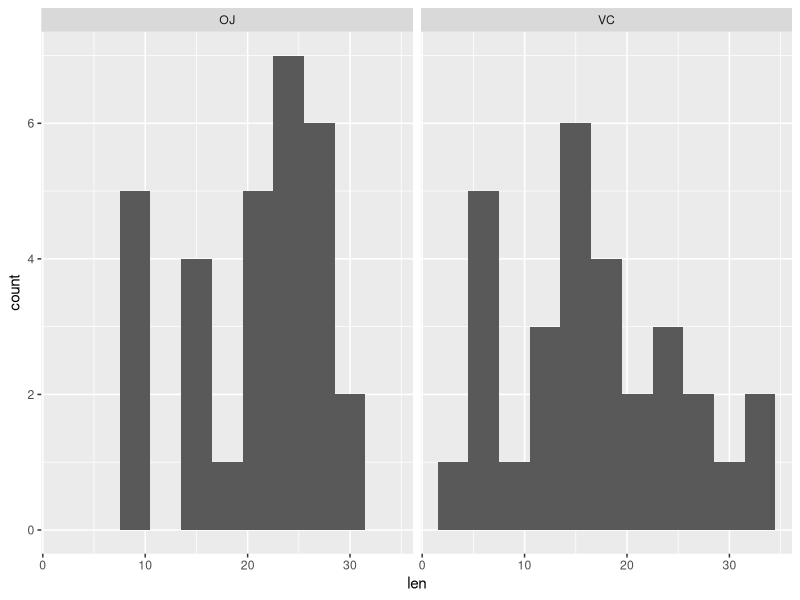
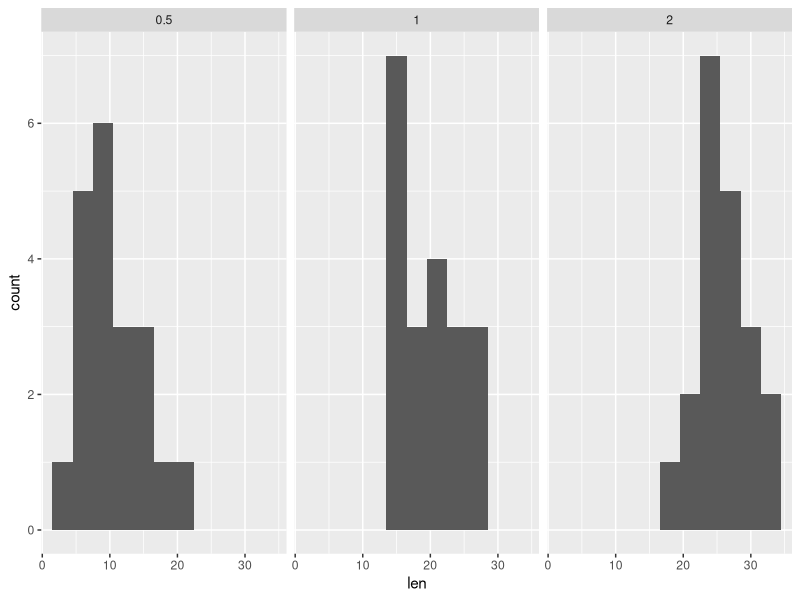

The R source for these figures, in order:
## ---- chunk 1
knitr::opts_chunk$set(echo = TRUE)
library(tidyverse)
## ---- chunk 2
data <- as_tibble(ToothGrowth) 

# Distributions of tooth length by delivery method
ggplot(data, aes(len)) + 
  geom_histogram(binwidth=3) + 
  facet_grid(.~supp)

# Distributions of tooth length by dosage
ggplot(data, aes(len)) + 
  geom_histogram(binwidth=3) + 
  facet_grid(.~dose)
## ---- chunk 3
t.test(data$len~data$supp)
## ---- chunk 4
# Get subsets of data containing only 2 dosages each
data1 <- data %>% filter(dose == 0.5 | dose == 1.0)
data2 <- data %>% filter(dose == 0.5 | dose == 2.0)
data3 <- data %>% filter(dose == 1.0 | dose == 2.0)

# Test each comparison
p1 <- t.test(data1$len~data1$dose)$p.value
p2 <- t.test(data2$len~data2$dose)$p.value
p3 <- t.test(data3$len~data3$dose)$p.value

# Apply Bonferroni correction
p1 <- p.adjust(p1, method="bonferroni", n=3)
p2 <- p.adjust(p2, method="bonferroni", n=3)
p3 <- p.adjust(p3, method="bonferroni", n=3)

print(paste("0.5 vs. 1.0: ", p1))
print(paste("0.5 vs. 2.0: ", p2))
print(paste("1.0 vs. 2.0: ", p3))
